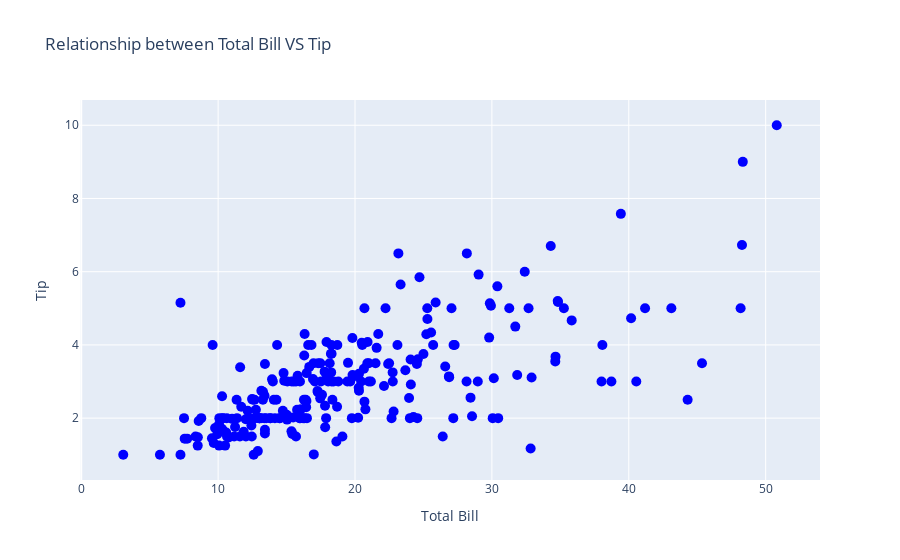

The notebook cell this image was saved under:
### Code cell
data = sns.load_dataset('tips')
fig = go.Figure(data = go.Scatter(x = data['total_bill'],
                                  y = data['tip'],
                                  mode = 'markers',
                                  marker = dict(size = 10,
                                                color = 'blue',
                                                symbol = 'circle')
                                 )
               )

fig.update_layout(title = 'Relationship between Total Bill VS Tip',
                  xaxis_title = 'Total Bill',
                  yaxis_title = 'Tip')

fig.show()

### Figure 1 — Plotly figure (JSON) as saved in the notebook; plotly's stock layout.template omitted (floating-point values rounded to 4 significant figures; data arrays with more than 128 entries replaced by an {"elided": "..."} marker saying what was removed)
{"data": [{"marker": {"color": "blue", "size": 10, "symbol": "circle"}, "mode": "markers", "type": "scatter", "x": {"elided": "244 float values"}, "y": {"elided": "244 float values"}}], "layout": {"autosize": true, "title": {"text": "Relationship between Total Bill VS Tip"}, "xaxis": {"autorange": true, "range": [-0.0105, 53.89], "title": {"text": "Total Bill"}, "type": "linear"}, "yaxis": {"autorange": true, "range": [0.08194, 10.92], "title": {"text": "Tip"}, "type": "linear"}}}
